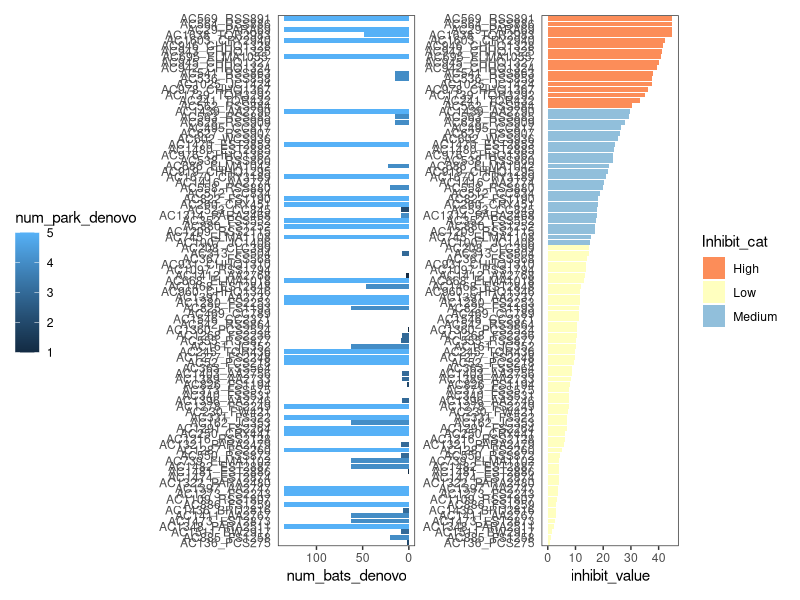

Here is the R script that generated this plot: (Note: this script raises an error after producing the figure.)
library(tidyverse)
library(ggplot2)
library(patchwork)
library(RColorBrewer)

library(patchwork)

setwd("/Users/psalazarhamm/Documents/Bat_WNS_Microbiome/Culture_collection/Figs and SI/")

dat = read_delim("Fig 6 new.csv", delim=',')
heatpal = brewer.pal(n=3, name="RdYlBu")[1:3]

##NEED to switch low to blue and medium to yellow## 
inhibit = ggplot(dat, aes(x=reorder(isolate, inhibit_value), y=inhibit_value, fill=Inhibit_cat)) +
  geom_bar(stat = 'identity') +
  scale_fill_manual(values = heatpal) +
  coord_flip() +
  theme_bw() +
  theme(
    panel.grid = element_blank(),
    axis.ticks.y=element_blank(),
    axis.title.y=element_blank(),
    #axis.text.y=element_blank(),
    legend.position="right"
  )

denovo <- ggplot (dat, aes(x=reorder(isolate, inhibit_value), y=num_bats_denovo, fill=num_park_denovo)) +
  scale_color_brewer(palette = 'OrRd') +
  geom_bar(stat = 'identity') +
  coord_flip() +
  scale_y_reverse() +
  theme_bw() +
  theme(
    panel.grid = element_blank(),
    axis.title.y=element_blank(),
    #axis.text.y=element_blank(),
    axis.ticks.y=element_blank(),
    plot.margin = unit(c(1,-1.5,1,0), "mm"),
    legend.position="left"
  )

denovo + inhibit + plot_layout(ncol=2)


#####Barplots#####
site_bar = tibble(site = c("BLM", 
                           "PARA", 
                           "ELMA", 
                           "FS", 
                           "CAVE", 
                           "SEAZ"), 
                  site_num = c(8, 8, 29, 20, 23, 9))
bat_bar = tibble(bat = c("Parastrellus hesperus",
                         "Myotis californicus",
                         "Corynorhinus townsendii",
                         "Myotis velifer",
                         "Myotis ciliolabrum",
                         "Eptesicus fuscus",
                         "Myotis thysanodes", 
                         "Tadarida brasiliensis", 
                         "Antrozous pallidus",
                         "Lasionycteris noctivagans",
                         "Myotis evotis",
                         "Myotis volans"),
                 bat_num = c(2, 2, 13, 17, 14, 8, 15, 10, 3, 4, 7, 2))
inhibit_bar = tibble(cat = c("high", "medium", "low"), cat_num = c(17, 25, 55))

bat_barplot <- ggplot(bat_bar, aes(x=bat, y=bat_num), fill=bat) +
  geom_bar(stat = 'identity') +
  theme_bw() +
  theme(
    panel.grid = element_blank(),
    axis.ticks.y=element_blank(),
    legend.position="right"
  )

site_barplot <- ggplot(site_bar, aes(x=site, y=site_num), fill=site) +
  geom_bar(stat = 'identity') +
  scale_fill_manual(values = sitepal) +
  theme_bw() +
  theme(
    panel.grid = element_blank(),
    axis.ticks.y=element_blank(),
    legend.position="right"
  )

cat_barplot <- ggplot(inhibit_bar, aes(x=reorder(cat,cat_num), y=cat_num), fill=cat) +
  geom_bar(stat = 'identity') +
  scale_fill_manual(values = sitepal) +
  theme_bw() +
  theme(
    panel.grid = element_blank(),
    #axis.ticks.y=element_blank(),
    legend.position="right"
  )


